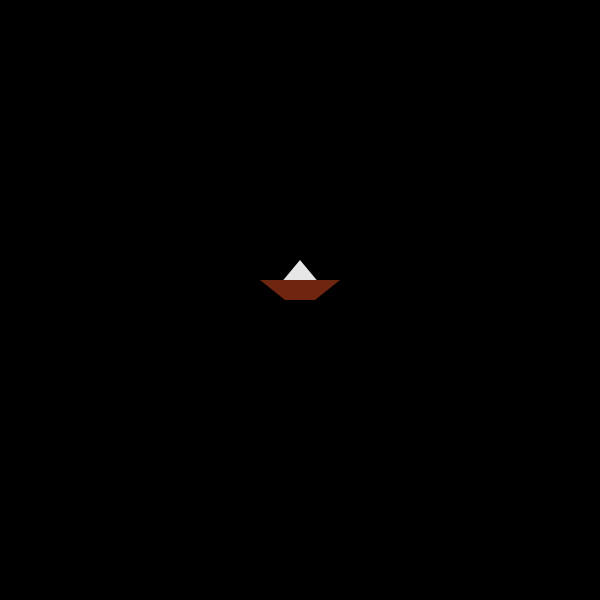
Frame 1 (no input)
Frame 60 (the mouse pressed at the canvas centre just before this capture): identical to frame 1, image omitted
Frame 120 (the mouse held since frame 60 and released just before this capture): identical to frame 1, image omitted

The Processing sketch that drew this single still picture (run headless with seeded random() and noise(); from frame 60 on, the mouse is pressed at the canvas centre):

// Processing sketch: ativ_barco
// ── ativ_barco.pde
PImage ondas;

void setup() {
  size(600, 600);
  background(0);
  desenhaBarquinho(width / 2, height / 2);
}

void draw() {
  // ??
}

void desenhaBarquinho(float x, float y) {
  noStroke();
  fill(230);
  triangle((x - 25), (y - 10), (x + 25), (y - 10), x, (y - 40));

  fill(110, 38, 17);
  quad(x-40, y-20, x+40, y-20, x+15, y, x-15, y);
}
